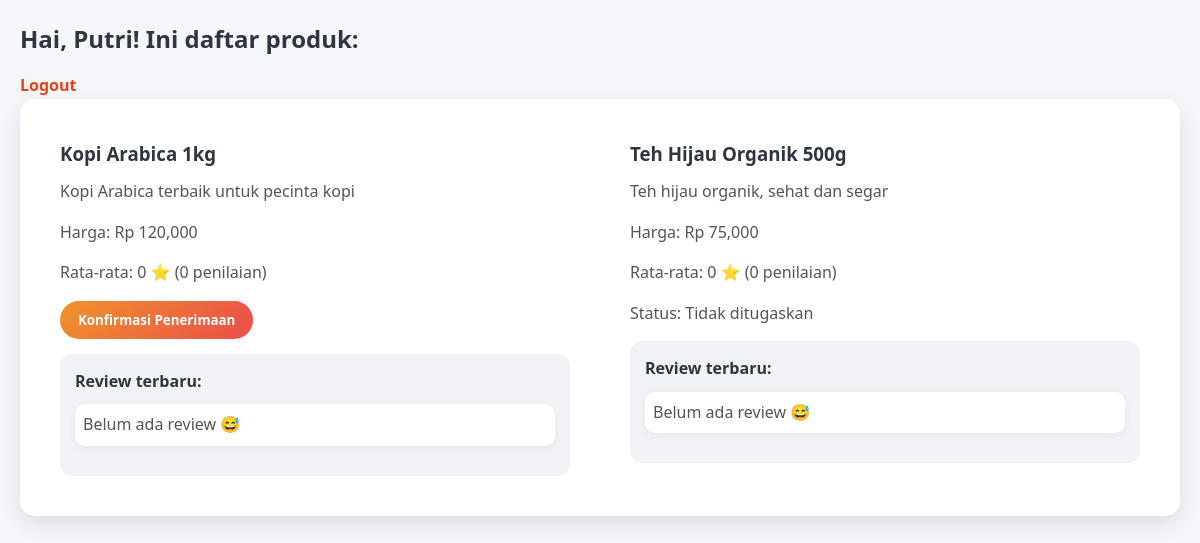
Page /product.php (signed in) on the committed database.
### tables this page shows
CREATE TABLE products (
    id INT AUTO_INCREMENT PRIMARY KEY,
    nama_produk VARCHAR(255) NOT NULL,
    deskripsi TEXT,
    harga DECIMAL(10,2),
    created_by INT,
    created_at TIMESTAMP DEFAULT CURRENT_TIMESTAMP,
    FOREIGN KEY (created_by) REFERENCES users(id)
);

### public/product.php (the view, shortened to what this page needs)
<?php
require_once "../config/db.php";
$user_id = $_SESSION['user_id'];
$username = $_SESSION['username'];
$sql = "
    SELECT p.*, ROUND(AVG(r.rating),1) AS avg_rating, COUNT(r.id) AS rating_count
    FROM products p
    LEFT JOIN reviews r ON p.id = r.product_id
    GROUP BY p.id
    ORDER BY p.created_at DESC
";
$result = $conn->query($sql);
$assignments = [];
$res = $conn->query("SELECT * FROM product_assignments WHERE user_id='$user_id'");
while ($row = $res->fetch_assoc()) $assignments[$row['product_id']] = $row['status'];
?>
<!DOCTYPE html>
<html lang="id">
<head>
    <link rel="stylesheet" href="assets/css/style.css">
</head>
<body>
    <h2>Hai, <?php echo htmlspecialchars($username); ?>! Ini daftar produk:</h2>
    <p><a href="logout.php">Logout</a></p>
    <div class="product-list">
        <?php if ($result->num_rows > 0): ?>
            <?php while ($prod = $result->fetch_assoc()): ?>
                <?php
                $prod_id = $prod['id'];
                $status = $assignments[$prod_id] ?? null;
                $reviews = [];
                ?>
                <div class="product-card">
                    <h3><?php echo htmlspecialchars($prod['nama_produk']); ?></h3>
                    <p><?php echo htmlspecialchars($prod['deskripsi']); ?></p>
                    <p>Harga: Rp <?php echo number_format($prod['harga']); ?></p>
                    <p>Rata-rata: <?php echo $prod['avg_rating'] ?? 0; ?> ⭐ (<?php echo $prod['rating_count']; ?> penilaian)</p>
                    <?php if ($status == 'pending'): ?>
                        <form method="POST" action="../actions/confirm_action.php">
                            <button type="submit">Konfirmasi Penerimaan</button>
                        </form>
                    <?php else: ?>
                        <p>Status: <?php echo $status ?? 'Tidak ditugaskan'; ?></p>
                    <?php endif; ?>
                    <div class="reviews">
                        <h4>Review terbaru:</h4>
                        <?php if ($reviews): $c = 0;
                            foreach ($reviews as $rev): if ($c >= 2) break; $c++; ?>
                                <p><strong><?php echo '@' . substr($rev['username'], 0, 1) . '*****'; ?></strong>: <?php echo htmlspecialchars($rev['review_text']); ?> (⭐<?php echo $rev['rating']; ?>)</p>
                                <?php if ($rev['media']): ?>
                                    <?php if (preg_match("/\.(mp4|mov|avi)$/i", $rev['media'])): ?>
                                        <video src="../uploads/<?php echo $rev['media']; ?>" controls width="250"></video>
                                    <?php else: ?>
                                        <img src="../uploads/<?php echo $rev['media']; ?>" width="250">
                                    <?php endif; ?>
                                <?php endif; ?>
                            <?php endforeach;
                            if (count($reviews) > 2): ?>
                                <p><a href="ringkasan.php?product_id=<?php echo $prod_id; ?>">> Lihat semua</a></p>
                            <?php endif;
                        else: ?>
                            <p>Belum ada review 😅</p>
                        <?php endif; ?>
                    </div>
                </div>
            <?php endwhile; ?>
        <?php else: ?>
            <p>Belum ada produk 😭</p>
        <?php endif; ?>
    </div>
</body>
</html>

### public/assets/css/style.css (style rules this page uses)
* { margin: 0; padding: 0; box-sizing: border-box; font-family: 'Poppins', 'Segoe UI', Tahoma, Geneva, Verdana, sans-serif; }
body { background-color: #f5f6fa; color: #333; line-height: 1.6; padding: 20px; }
a { text-decoration: none; color: #e84118; font-weight: bold; transition: 0.3s; }
h1, h2, h3, h4 { color: #2f3640; margin-bottom: 15px; }
button { background: linear-gradient(135deg, #f0932b, #eb4d4b); border: none; padding: 10px 18px; border-radius: 50px; color: #fff; font-weight: bold; cursor: pointer; transition: transform 0.3s, box-shadow 0.3s; }
.add-product, .product-list, .admin-product-card { background-color: #fff; padding: 20px; margin-bottom: 20px; border-radius: 15px; box-shadow: 0 8px 20px rgba(0,0,0,0.1); transition: transform 0.3s, box-shadow 0.3s; }
.product-list, .admin-product-list { display: grid; grid-template-columns: repeat(auto-fit, minmax(280px, 1fr)); gap: 20px; }
.product-card, .admin-product-card { padding: 20px; border-radius: 20px; transition: transform 0.3s, box-shadow 0.3s; position: relative; }
.reviews { background-color: #f1f2f6; padding: 15px; border-radius: 12px; margin-top: 15px; }
.reviews h4 { margin-bottom: 10px; color: #2f3640; }
.reviews p { padding: 8px; background-color: #fff; border-radius: 10px; margin-bottom: 8px; box-shadow: 0 2px 8px rgba(0,0,0,0.05); }
.product-list { display: grid; grid-template-columns: repeat(auto-fit, minmax(280px, 1fr)); gap: 20px; }
.product-card { background-color: #fff; padding: 20px; border-radius: 20px; transition: transform 0.3s, box-shadow 0.3s; position: relative; }
.product-card h3 { margin-bottom: 10px; color: #2f3640; }
.product-card p { margin-bottom: 15px; color: #555; }
.product-card button { background: linear-gradient(135deg, #f0932b, #eb4d4b); border: none; padding: 10px 18px; border-radius: 50px; color: #fff; font-weight: bold; cursor: pointer; transition: transform 0.3s, box-shadow 0.3s; }

### rows in the picture
products: nama_produk "Kopi Arabica 1kg", deskripsi "Kopi Arabica terbaik untuk pecinta kopi", harga "120,000", avg_rating "0", rating_count "0"
products: nama_produk "Teh Hijau Organik 500g", deskripsi "Teh hijau organik, sehat dan segar", harga "75,000", avg_rating "0", rating_count "0", status "Tidak ditugaskan"

### other values in the picture
$username "Putri"
